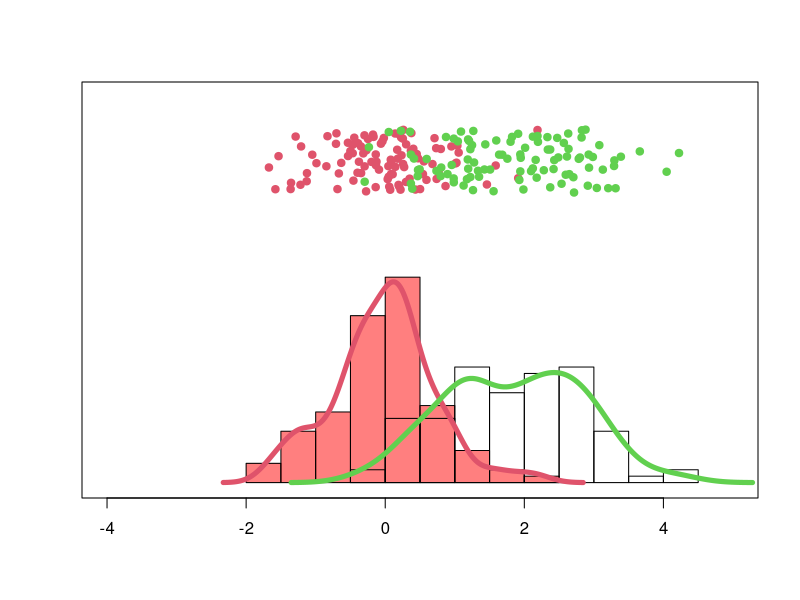

Generate this figure with R:
x <- rnorm(100)
x2 <- rnorm(100, 2)
stripchart(x, ylim=c(0,1.2), col=2, cex=1, pch=19, method="jitter", jitter=0.1, xlim=c(-4,5))
stripchart(x2, ylim=c(0,1.2), col=3, cex=1, pch=19, method="jitter", jitter=0.1, add=T)
hist(x,col=rgb(1,0,0,0.5), freq = FALSE, border=T, add=T, breaks=10)
hist(x2,col=rgb(0,1,0,0), freq = FALSE, border=T, add=T, breaks=10)
lines(density(x), lwd=5, col=2)
lines(density(x2), lwd=5, col=3)
